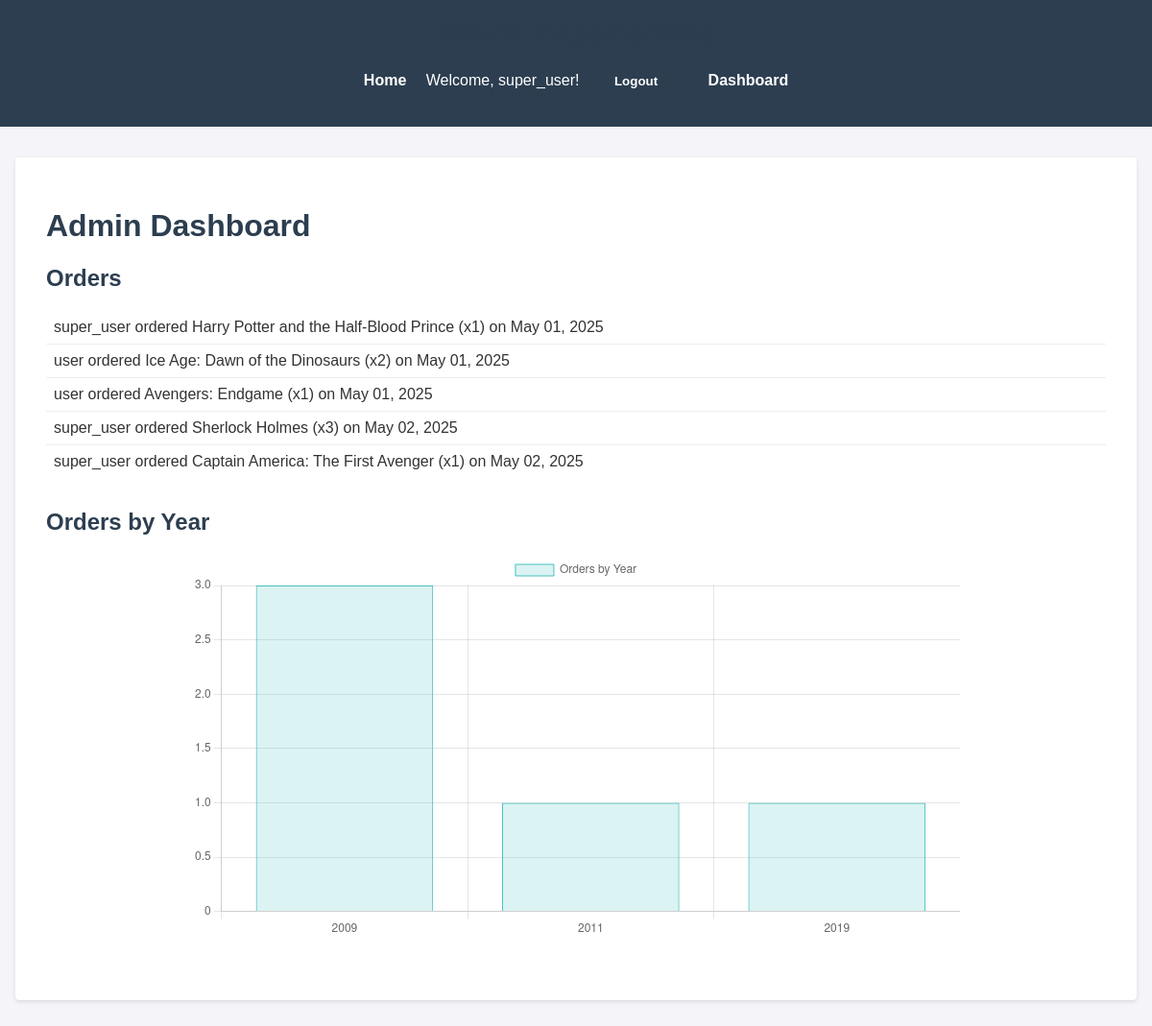
The page /dashboard/ (signed in) on the database its author committed.
### store/models.py (models this page shows, shortened)
class Order(models.Model):
    user = models.ForeignKey('auth.User', on_delete=models.CASCADE)
    product = models.ForeignKey(Product, on_delete=models.CASCADE)
    quantity = models.PositiveIntegerField()
    order_date = models.DateTimeField(auto_now_add=True)

class Product(models.Model):
    name = models.CharField(max_length=200)  # Movie title
    description = models.TextField()  # Generated
    price = models.DecimalField(max_digits=10, decimal_places=2)  # Derived from Gross
    category = models.ForeignKey(Category, on_delete=models.CASCADE)
    location = models.CharField(max_length=200, blank=True)  # Placeholder
    created_at = models.DateTimeField(auto_now_add=True)

### store/views.py (the view)
# urls.py: path('dashboard/', views.admin_dashboard, name='admin_dashboard'),
@staff_member_required
def admin_dashboard(request):
    orders = Order.objects.all()
    order_data = Order.objects.values('product__category__name').annotate(count=Count('id'))
    years = [item['product__category__name'] for item in order_data]
    counts = [item['count'] for item in order_data]
    return render(request, 'store/admin_dashboard.html', {
        'orders': orders,
        'years': years,
        'counts': counts
    })

### store/templates/store/admin_dashboard.html (shortened to what this page needs)
<!DOCTYPE html>
<html lang="en">
<head>
</head>
<body>
{% extends 'store/base.html' %}
{% block content %}
    <div class="dashboard">
        <h1>Admin Dashboard</h1>
        <div class="orders-section">
            <h2>Orders</h2>
            <ul class="order-list">
                {% for order in orders %}
                    <li class="order-item">
                        {{ order.user.username }} ordered {{ order.product.name }} (x{{ order.quantity }}) on {{ order.order_date|date:"F d, Y" }}
                    </li>
                {% empty %}
                    <li>No orders yet.</li>
                {% endfor %}
            </ul>
        </div>
        <div class="chart-section">
            <h2>Orders by Year</h2>
            <canvas id="orderChart"></canvas>
        </div>
    </div>
    <script>
        const ctx = document.getElementById('orderChart').getContext('2d');
        new Chart(ctx, {
            type: 'bar',
            data: {
                labels: {{ years|safe }},
                datasets: [{
                    label: 'Orders by Year',
                    data: {{ counts|safe }},
                    backgroundColor: 'rgba(75, 192, 192, 0.2)',
                    borderColor: 'rgba(75, 192, 192, 1)',
                    borderWidth: 1
                }]
            },
            options: {
                scales: {
                    y: {
                        beginAtZero: true
                    }
                }
            }
        });
    </script>
{% endblock %}

### store/templates/store/base.html (shortened to what this page needs)
<!DOCTYPE html>
<html lang="en">
<head>
</head>
<body>
    <header>
        <h1>Movie Experiences</h1>
        <nav>
            <a href="{% url 'product_list' %}">Home</a>
            {% if user.is_authenticated %}
                <span>Welcome, {{ user.username }}!</span>
                <form method="POST" action="{% url 'logout' %}" style="display:inline;">
                    <button type="submit">Logout</button>
                </form>
            {% else %}
                <a href="{% url 'login' %}">Login</a>
            {% endif %}
            {% if user.is_staff %}
                <a href="{% url 'admin_dashboard' %}">Dashboard</a>
            {% endif %}
        </nav>
    </header>
    <div class="container">
        {% block content %}
        {% endblock %}
    </div>
</body>
</html>

### store/templates/store/base.html (style rules this page uses)
body { font-family: Arial, sans-serif; margin: 0; padding: 0; background-color: #f4f4f9; color: #333; }
header { background-color: #2c3e50; color: white; padding: 1rem; text-align: center; }
header h1 { margin: 0; }
nav { margin: 1rem 0; }
nav a, nav form { display: inline-block; margin: 0 1rem; }
nav a, nav button { color: white; text-decoration: none; font-weight: bold; }
nav button { background: none; border: none; cursor: pointer; }
.container { max-width: 1200px; margin: 2rem auto; padding: 0 1rem; }
h1, h2 { color: #2c3e50; }
form { margin: 1rem 0; }
button { padding: 0.5rem 1rem; background-color: #3498db; color: white; border: none; border-radius: 4px; cursor: pointer; }
a { color: #3498db; text-decoration: none; }

### store/templates/store/admin_dashboard.html (style rules this page uses)
.dashboard { background-color: white; padding: 2rem; border-radius: 4px; box-shadow: 0 2px 4px rgba(0, 0, 0, 0.1); }
.orders-section, .chart-section { margin-bottom: 2rem; }
.order-list { list-style: none; padding: 0; }
.order-item { padding: 0.5rem; border-bottom: 1px solid #eee; }
.order-item:last-child { border-bottom: none; }
#orderChart { max-width: 800px; margin: 0 auto; }

### rows shown on the page
Order: user.username "super_user", product.name "Harry Potter and the Half-Blood Prince", quantity "1", order_date "May 01, 2025"
Order: user.username "user", product.name "Ice Age: Dawn of the Dinosaurs", quantity "2", order_date "May 01, 2025"
Order: user.username "user", product.name "Avengers: Endgame", quantity "1", order_date "May 01, 2025"
Order: user.username "super_user", product.name "Sherlock Holmes", quantity "3", order_date "May 02, 2025"
Order: user.username "super_user", product.name "Captain America: The First Avenger", quantity "1", order_date "May 02, 2025"

### other values the page prints
{{ user.username }} "super_user"
chart data {{ years|safe }} ['2009', '2011', '2019']
chart data {{ counts|safe }} [3, 1, 1]
